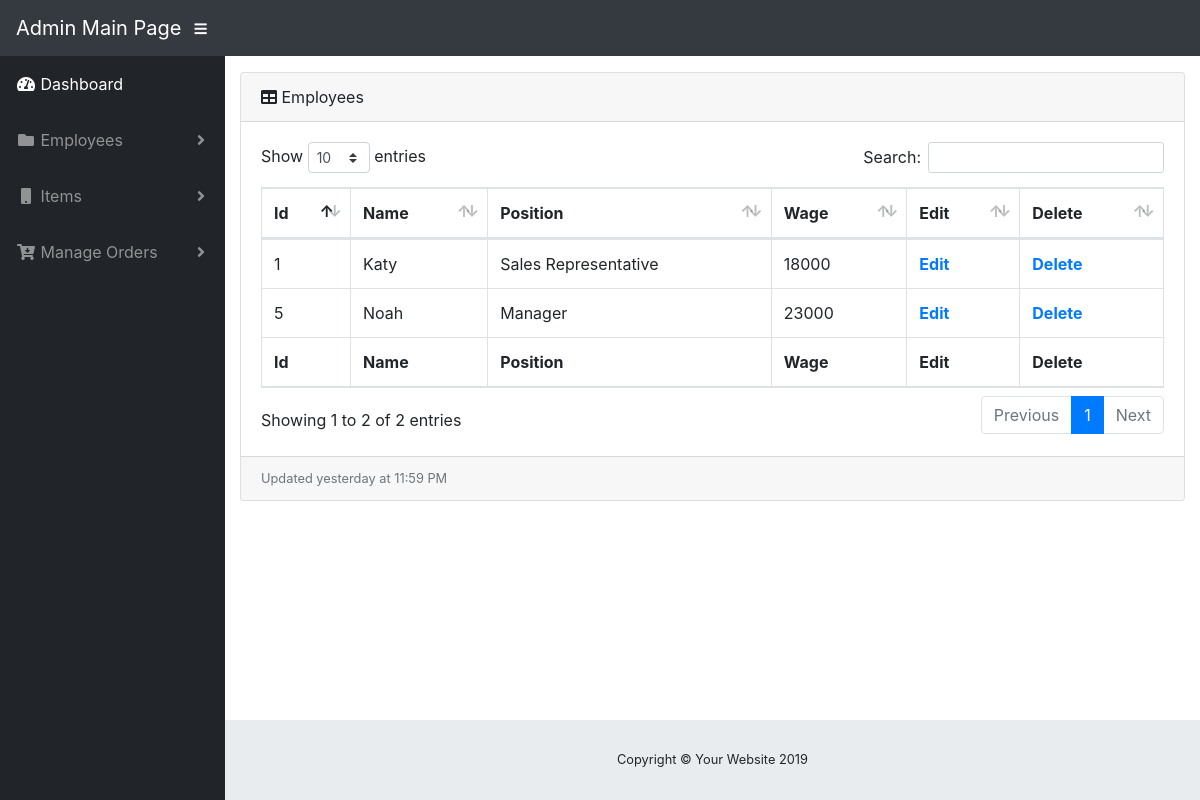
Screenshot of /showemployees with the database file from the repository.
### model.py (models this page shows)
class Employees(db.Model):
    __tablename__ = "employees"
    id = db.Column(db.Integer, primary_key=True)
    name = db.Column(db.Text, nullable=False)
    position = db.Column(db.Text, nullable=False)
    wage = db.Column(db.Integer, nullable=False)

### sm.py (the view)
@app.route('/showemployees')
def showemployees():
    conn = get_db_connection()
    employees = conn.execute('SELECT * FROM employees').fetchall()
    conn.close()
    return render_template('showemployees.html', employees=employees)

### sm.py (called while the page is built)
def get_db_connection():
    conn = sqlite3.connect('db/storemanagement.db')
    conn.row_factory = sqlite3.Row
    return conn

### templates/showemployees.html
{% extends 'base.html' %}
{% block content %}
<div class="card mb-3">
          <div class="card-header">
            <i class="fas fa-table"></i>
             Employees</div>
          <div class="card-body">
            <div class="table-responsive">
              <table class="table table-bordered" id="dataTable" width="100%" cellspacing="0">
                <thead>
                  <tr>
                    <th>Id</th>
                    <th>Name</th>
                    <th>Position</th>
                    <th>Wage</th>
                    <th>Edit</th>
                    <th>Delete</th>
                  </tr>
                </thead>
                <tfoot>
                  <tr>
                    <th>Id</th>
                    <th>Name</th>
                    <th>Position</th>
                    <th>Wage</th>
                    <th>Edit</th>
                    <th>Delete</th>
                  </tr>
                </tfoot>
                <tbody>
                {% for employee in employees %}
                  <tr>
                    <td>{{ employee['id'] }}</td>
                    <td>{{ employee['name'] }}</td>
                    <td>{{ employee['position'] }}</td>
                    <td>{{ employee['wage'] }}</td>
                    <th><a href="{{ url_for('editemployees', id=employee['id']) }}">Edit</a></th>
                    <th><a href="{{ url_for('deleteemployees', id=employee['id']) }}">Delete</a></th>
                  </tr>
                {% endfor %}
                </tbody>
              </table>
            </div>
          </div>
          <div class="card-footer small text-muted">Updated yesterday at 11:59 PM</div>
        </div>
{% endblock %}

### rows the page displays
Employees: id "1", name "Katy", position "Sales Representative", wage "18000"
Employees: id "5", name "Noah", position "Manager", wage "23000"
